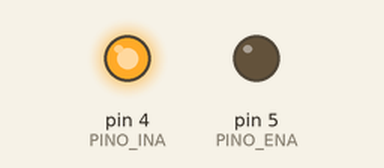
Bench run of a sketch on a simulated Arduino Uno, built with avr-gcc and run on an emulated ATmega328P. Shown: output pins drawn as LEDs (lit = HIGH). What the sketch prints to the serial monitor is not drawn.

Above: at 0.05 s.
At 1.8 s:
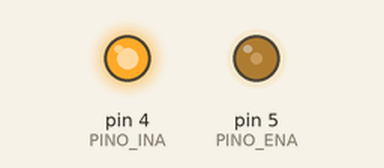
At 2.65 s:
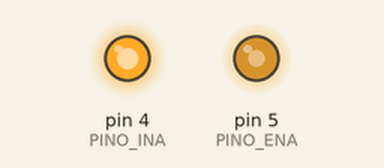
At 3.55 s:
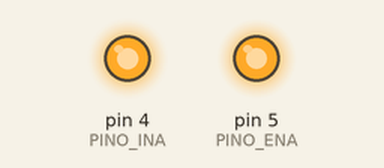
Timing chart, 0 to 4.1 s (numbered marks = the images above):
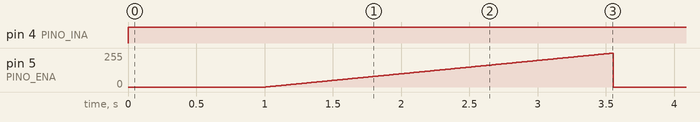

Measured:
- by itself, pin 4 (PINO_INA): LOW → HIGH at 0.00 s
- by itself, pin 5 (PINO_ENA): ramps from 0/255 to 254/255 and jumps back, once every 3.6 s

The sketch:

incoderSLA.ino
```cpp
const int PINO_INA = 4;
const int PINO_ENA = 5;

//Declaracao dos pinos conectados aos canais de saida do encoder
const int PINO_CH2 = 6;
const int PINO_CH1 = 7;

//Declaracao das variaveis auxiliares para a verificacao do sentido
int estado;
int ultimo_estado;
boolean sentido = true;

//Declaracao das variaveis auxiliares para o calculo da velocidade
unsigned long contador1;
unsigned long contador2;
const int NUMERO_CONTADORES = 2;
const int NUMERO_LEITURAS = 2;
//Variavel de numero de dentes do disco de leitura
const int NUMERO_DENTES = 10; //Altere se necessario

//Declaracao das variaveis auxiliares para a temporizacao de um minuto
unsigned long tempo_antes = 0;
const long MINUTO = 60000;

//---------------------------------------------------------------------------------------
void setup() {

  //Inicializacao do monitor serial
  Serial.begin(9600);
  Serial.println("Monitoramento de Sentido e de Rotacao de Motor DC");

  //Configura os pinos de controle do motor como uma saida
  pinMode(PINO_INA, OUTPUT);
  pinMode(PINO_ENA, OUTPUT);

  //Inicia os pinos de controle do motor em nivel logico baixo
  digitalWrite(PINO_INA, LOW);
  analogWrite(PINO_ENA, 0);

  //Configuracao dos pinos conectados aos canais do encoder como entrada
  pinMode(PINO_CH2, INPUT);
  pinMode(PINO_CH1, INPUT);

  //Inicializa as interrupcoes com os pinos configurados para chamar as funcoes
  //"contador_pulso2" e "contador_pulso1" respectivamente a cada mudanca de estado das portas
  attachInterrupt(digitalPinToInterrupt(PINO_CH2), contador_pulso2, CHANGE);
  attachInterrupt(digitalPinToInterrupt(PINO_CH1), contador_pulso1, CHANGE);

}

//---------------------------------------------------------------------------------------
void loop() {

  //Controla o sentido dos motores e reinicia as leituras
        digitalWrite(PINO_INA, HIGH);


      //Zera os contadores e reinicia a contagem de tempo
      contador1 = 0;
      contador2 = 0;
      tempo_antes = millis();

      //Para o motor e aguarda um segundo para o eixo parar completamente
      analogWrite(PINO_ENA, 0);
      delay(1000);

      //Rampa de aceleracao do motor
      for (int i = 0; i < 255; i++) {
        analogWrite(PINO_ENA, i);
        delay(10);
      }


    //Verifica a variavel "sentido"
    if (sentido) { //Se ela for verdadeira ("true")
      Serial.print("Sentido: Horario");
      Serial.print("       |  ");
    } else { //Se ela for falsa ("false")
      Serial.print("Sentido: Anti-Horario");
      Serial.print("  |  ");
    }

    //Calcula a velocidade e exibe no monitor
    int media = (contador1 + contador2) / (NUMERO_CONTADORES); //Calcula a media dos contadores
    int velocidade = media / (NUMERO_DENTES  * NUMERO_LEITURAS); //Calcula a velocidade de acordo com o numero de dentes do disco
    Serial.print("Velocidade: ");
    Serial.print(velocidade);
    Serial.println(" RPM");

    //Zera os contadores e reinicia a contagem de tempo.


}

//---------------------------------------------------------------------------------------
//Funcao de interrupcao
void contador_pulso2() {

  //Incrementa o contador
  contador2++;

  //Verifica o sentido de rotacao do motor
  estado = digitalRead(PINO_CH2);
  if (ultimo_estado == LOW && estado == HIGH) {
    if (digitalRead(PINO_CH1) == LOW) {
      sentido = true;
    } else {
      sentido = false;
    }
  }
  ultimo_estado = estado;

}

//Funcao de interrupcao
void contador_pulso1() {

  //Incrementa o contador
  contador1++;

}
```
